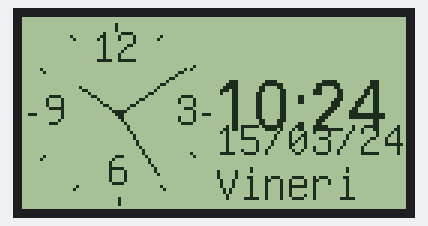
Simulated run of this sketch. Board: Arduino Zero (SAMD21). Shown: 128×64 one-colour display. The local clock reads 2024-03-15 10:24:30 at power-on unless the sketch sets it; what the sketch prints to the serial monitor is not drawn.

Above: at 0.1 s.
At 4.2 s:
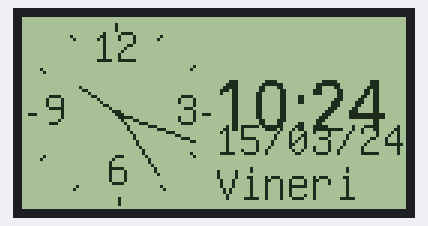
At 9.3 s:
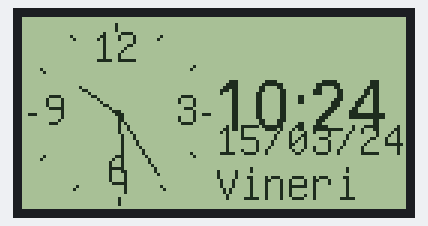
At 18.6 s:
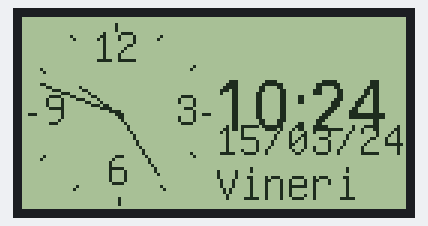
At 27.8 s:
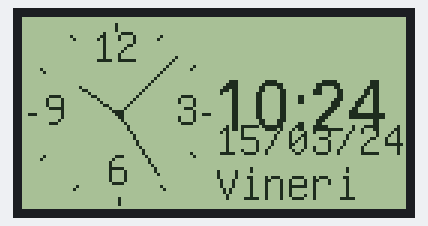
At 38.1 s:
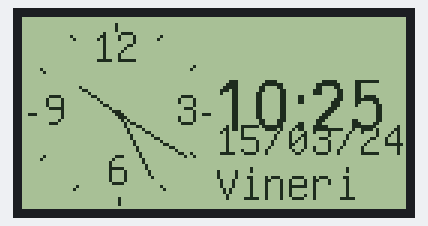

The sketch:

u8glib_RTC_clock1.ino
```cpp
/*
based on sketch from http://bentommye.blogspot.com/2013/10/analog-lcd-clock-arduino-lcd.html
completed by Nicu FLORICA (niq_ro) - http://nicuflorica.blogspot.com/
& http://www.arduinotehniq.com
*/

// Date and time functions using a DS1307 RTC connected via I2C and Wire lib
#include <Wire.h>
#include "RTClib.h"

#if defined(ARDUINO_ARCH_SAMD)
// for Zero, output on USB Serial console, remove line below if using programming port to program the Zero!
   #define Serial SerialUSB
#endif
RTC_DS1307 rtc;
//char daysOfTheWeek[7][12] = {"Sunday", "Monday", "Tuesday", "Wednesday", "Thursday", "Friday", "Saturday"};
char daysOfTheWeek[7][12] = {"Duminica", "Luni", "Marti", "Miercuri", "Joi", "Vineri", "Sambata"};


#include "U8glib.h"
// setup u8g object, please remove comment from one of the following constructor calls
// IMPORTANT NOTE: The complete list of supported devices is here: http://code.google.com/p/u8glib/wiki/device
//  U8GLIB_ST7920_128X64_1X u8g(13, 11, 10); // SPI Com: SCK = en = 13, MOSI = rw = 11, CS = di = 10
// se orginal code for your LCD!!!!!!
//U8GLIB_KS0108_128 u8g(8, 9, 10, 11, 4, 5, 6, 7, 13, 2, 3, A5, 12);   // 8Bit Com: D0..D7: 8,9,10,11,4,5,6,7 en=18, cs1=14, cs2=15,di=17,rw=16
U8GLIB_ST7920_128X64_1X u8g(7, 6, 5 ,8); //Enable, RW, RS, RESET

int X = 0;
int Y = 0;
int I = 0;
int X2 = 0;
int Y2 = 0;
int X3 = 0;
int Y3 = 0;
int Timer = 0;
int Minutt = 0;
int Sekund = 0;
float Vinkel = 0;
int an = 0;
int luna = 0;
int zi = 0;
int zis = 0;

int ScreenWith = 128;
int ScreenWithC = 64;
int ScreenHeight = 64;
int ScreenHeightC = 32;
int yArray[128];
int deics = ScreenWith/4;
int deics2 = 0;

void draw(void) {
  // graphic commands to redraw the complete screen should be placed here
  u8g.setFont(u8g_font_6x10);

    TegnKlokkeBg();
 //  DateTime now = rtc.now();
   TegnViser(Timer-1, 12.0, 15); // Omdreinig, Omdreiningstall / omdreining, radius
   TegnViser(Minutt-5, 60.0, 24); // Omdreinig, Omdreiningstall / omdreining, radius
   TegnViser(Sekund, 60-deics, 27); // Omdreinig, Omdreiningstall / omdreining, radius
 u8g.setPrintPos(2*deics + deics2, 35);

if (zi < 10) u8g.print("0");
u8g.print(zi);
u8g.print("/");
if (luna < 10) u8g.print("0");
u8g.print(luna);
u8g.print("/");
u8g.print(an-2000);
u8g.setPrintPos(2*deics + deics2, 50);
u8g.print(daysOfTheWeek[zis]);
u8g.setPrintPos(2*deics + deics2, 20);
u8g.setFont(u8g_font_fur17);
if (Timer < 10) u8g.print(" ");
u8g.print(Timer);
u8g.print(":");
if (Minutt < 10) u8g.print("0");
u8g.print(Minutt);
}

void TegnViser(float Omdreining, float forhold, int Radius) {
    Vinkel = Omdreining * 2.0 * 3.1415 / forhold - 1,5707; // 12 timer blir til 2Pi
    X2 = ScreenWithC -deics + Radius * cos(Vinkel);
    Y2 = ScreenHeightC + Radius * sin(Vinkel);
    u8g.drawLine(ScreenWithC-deics, ScreenHeightC, X2, Y2);
}

void TegnKlokkeBg() { // draw clock background
    u8g.drawCircle(ScreenWithC-deics, ScreenHeightC, 1);
    u8g.setFont(u8g_font_unifont);
    u8g.setFontPosTop();
    u8g.drawStr(55-deics, 4, "12");
    u8g.drawStr(83-deics, 25, "3");
    u8g.drawStr(60-deics, 45, "6");
    u8g.drawStr(39-deics, 25, "9");

    for(int TimeStrek = 0; TimeStrek<12; TimeStrek++) { // draw time lines
      Vinkel = TimeStrek / 12.0 * 2 * 3.1415;
      X2 = ScreenWithC-deics + 30 * cos(Vinkel);
      Y2 = ScreenHeightC + 30 * sin(Vinkel);
      X3 = ScreenWithC-deics + 28 * cos(Vinkel);
      Y3 = ScreenHeightC + 28 * sin(Vinkel);
      u8g.drawLine(X2, Y2, X3, Y3);
    }
}


void setup(void) {
  // flip screen, if required
  // u8g.setRot180();

  // set SPI backup if required
  //u8g.setHardwareBackup(u8g_backup_avr_spi);

  // assign default color value
  if ( u8g.getMode() == U8G_MODE_R3G3B2 )
    u8g.setColorIndex(255);     // white
  else if ( u8g.getMode() == U8G_MODE_GRAY2BIT )
    u8g.setColorIndex(3);         // max intensity
  else if ( u8g.getMode() == U8G_MODE_BW )
    u8g.setColorIndex(1);         // pixel on

#ifndef ESP8266
  while (!Serial); // for Leonardo/Micro/Zero
#endif

  Serial.begin(9600);
  if (! rtc.begin()) {
    Serial.println("Couldn't find RTC");
    while (1);
  }

  if (! rtc.isrunning()) {
    Serial.println("RTC is NOT running!");
    // following line sets the RTC to the date & time this sketch was compiled
    rtc.adjust(DateTime(F(__DATE__), F(__TIME__)));
    // This line sets the RTC with an explicit date & time, for example to set
    // January 21, 2014 at 3am you would call:
    // rtc.adjust(DateTime(2014, 1, 21, 3, 0, 0));
  }
//  rtc.adjust(DateTime(F(__DATE__), F(__TIME__)));
}

void loop(void) {
 DateTime now = rtc.now();
 Timer = now.hour(), DEC;
 Minutt = now.minute(), DEC;
 Sekund = now.second(), DEC;
    Serial.print(Timer);
    Serial.print(':');
    Serial.print(Minutt);
    Serial.print(':');
    Serial.print(Sekund);
    Serial.print(" - ");
    an = now.year(), DEC;
    Serial.print(an);
    Serial.print('/');
    luna = now.month(), DEC;
    Serial.print(luna);
    Serial.print('/');
    zi = now.day(), DEC;
    Serial.print(zi);
    Serial.print(" (");
    zis = now.dayOfTheWeek();
    Serial.print(daysOfTheWeek[zis]);
    Serial.println(") ");

  // picture loop
  u8g.firstPage();
  do {
    draw();
  } while( u8g.nextPage() );
  // rebuild the picture after some delay
  delay(1000);
}
```

Measured:
- what the display in image 1 shows lasts 1.1 s, from 4.1 s to 5.2 s
